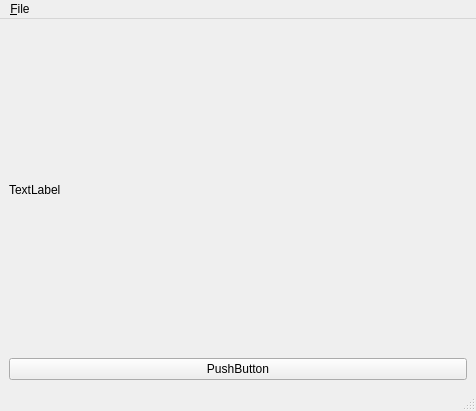
<?xml version="1.0" encoding="UTF-8"?>
<ui version="4.0">
 <class>MainWindow</class>
 <widget class="QMainWindow" name="MainWindow">
  <property name="geometry">
   <rect>
    <x>0</x>
    <y>0</y>
    <width>476</width>
    <height>411</height>
   </rect>
  </property>
  <property name="windowTitle">
   <string>MainWindow</string>
  </property>
  <widget class="QWidget" name="centralwidget">
   <layout class="QVBoxLayout" name="verticalLayout">
    <item>
     <widget class="QLabel" name="label">
      <property name="text">
       <string>TextLabel</string>
      </property>
     </widget>
    </item>
    <item>
     <widget class="QPushButton" name="pushButton">
      <property name="text">
       <string>PushButton</string>
      </property>
     </widget>
    </item>
   </layout>
  </widget>
  <widget class="QMenuBar" name="menubar">
   <property name="geometry">
    <rect>
     <x>0</x>
     <y>0</y>
     <width>476</width>
     <height>23</height>
    </rect>
   </property>
   <widget class="QMenu" name="menuFile">
    <property name="title">
     <string>&amp;File</string>
    </property>
    <addaction name="action_Open"/>
    <addaction name="action_Save"/>
    <addaction name="action_Exit"/>
   </widget>
   <addaction name="menuFile"/>
  </widget>
  <widget class="QStatusBar" name="statusbar"/>
  <action name="action_Open">
   <property name="text">
    <string>&amp;Open</string>
   </property>
  </action>
  <action name="action_Save">
   <property name="text">
    <string>&amp;Save As</string>
   </property>
  </action>
  <action name="action_Exit">
   <property name="text">
    <string>&amp;Exit</string>
   </property>
  </action>
 </widget>
 <resources/>
 <connections/>
</ui>
